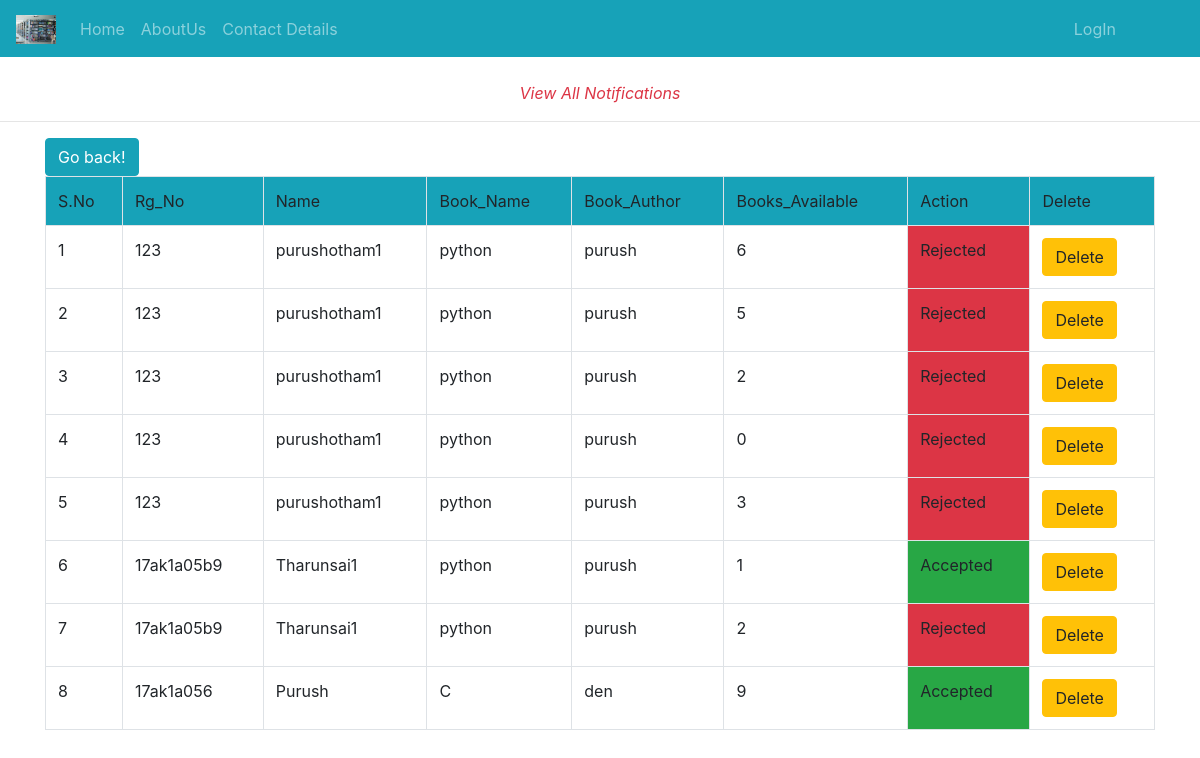
The page /notipending/ on the database its author committed.
### Library_App/models.py (models this page shows)
class st_admin_data(models.Model):
	Rg_No=models.CharField(max_length=120)
	Branch=models.CharField(max_length=120)
	Name=models.CharField(max_length=120)
	issue_status=models.IntegerField(default=0)
	Book_name=models.CharField(max_length=120)
	Book_author=models.CharField(max_length=120)
	Book_count=models.IntegerField(default=0)
	Issue_date=models.DateField(blank=True,null=True)
	Expire_date=models.DateField(blank=True,null=True)
	Return_Date=models.DateField(blank=True,null=True)
	Fine=models.IntegerField(default=0)
	uid=models.ForeignKey(User,on_delete=models.CASCADE)

### Library_App/views.py (the view)
# urls.py: path('notipending/',views.notipending,name="notipending"),
def notipending(req):
	pending2=st_admin_data.objects.all()
	data=Books_Avail.objects.filter()
	return render(req,'html/noti_pendingdata.html',{'p':pending2})

### Library_App/templates/html/noti_pendingdata.html (shortened to what this page needs)
{% extends 'html/base.html' %}
{% load static %}
{% block content %}
<div class="text-center text-danger">
	<br>
	<span><i>View All Notifications</i></span>
</div>
<hr>
<div class="container">
	<table class="table table-bordered table table-hover">
		<input type="button" value="Go back!" onclick="history.back()" class="btn btn-info">
		<tr class="bg bg-info">
			<td>S.No</td>
			<td>Rg_No</td>
			<td>Name</td>
			<td>Book_Name</td>
			<td>Book_Author</td>
			<td>Books_Available</td>
			<td>Action</td>
			<td>Delete</td>
		</tr>
		{% for i in p %}
		<tr>
			<td>{{forloop.counter}}</td>
			<td>{{i.Rg_No}}</td>
			<td>{{i.Name}}</td>
			<td>{{i.Book_name}}</td>
			<td>{{i.Book_author}}</td>
			<td>{{i.Book_count}}</td>
			{% if i.issue_status is 0 %}
			<td><a class="confirm-accept btn btn-danger" href="{% url 'acceptadmin' i.id %}">Accept</a><a class="ml-2 confirm-reject btn btn-info" href="{% url 'rejectadmin' i.id %}">Reject</a>
			</td>
			{% elif i.issue_status is 1 %}
			<td class="bg-success">Accepted</td>
			{% elif i.issue_status is 2 %}
			<td class="bg-danger">Rejected</td>
			{% else %}
			<td class="bg-danger">Rejected</td>
			{% endif %}
			<td><a class="confirm-delete btn btn-warning" href="{% url 'datadelete' i.id %}">Delete</a></td>
		</tr>
		{% endfor %}
	</table>
</div>
{% endblock %}

### rows shown on the page
st_admin_data: Rg_No "123", Name "purushotham1", Book_name "python", Book_author "purush", Book_count "6", issue_status "Rejected"
st_admin_data: Rg_No "123", Name "purushotham1", Book_name "python", Book_author "purush", Book_count "5", issue_status "Rejected"
st_admin_data: Rg_No "123", Name "purushotham1", Book_name "python", Book_author "purush", Book_count "2", issue_status "Rejected"
st_admin_data: Rg_No "123", Name "purushotham1", Book_name "python", Book_author "purush", Book_count "0", issue_status "Rejected"
st_admin_data: Rg_No "123", Name "purushotham1", Book_name "python", Book_author "purush", Book_count "3", issue_status "Rejected"
st_admin_data: Rg_No "17ak1a05b9", Name "Tharunsai1", Book_name "python", Book_author "purush", Book_count "1", issue_status "Accepted"
st_admin_data: Rg_No "17ak1a05b9", Name "Tharunsai1", Book_name "python", Book_author "purush", Book_count "2", issue_status "Rejected"
st_admin_data: Rg_No "17ak1a056", Name "Purush", Book_name "C", Book_author "den", Book_count "9", issue_status "Accepted"
